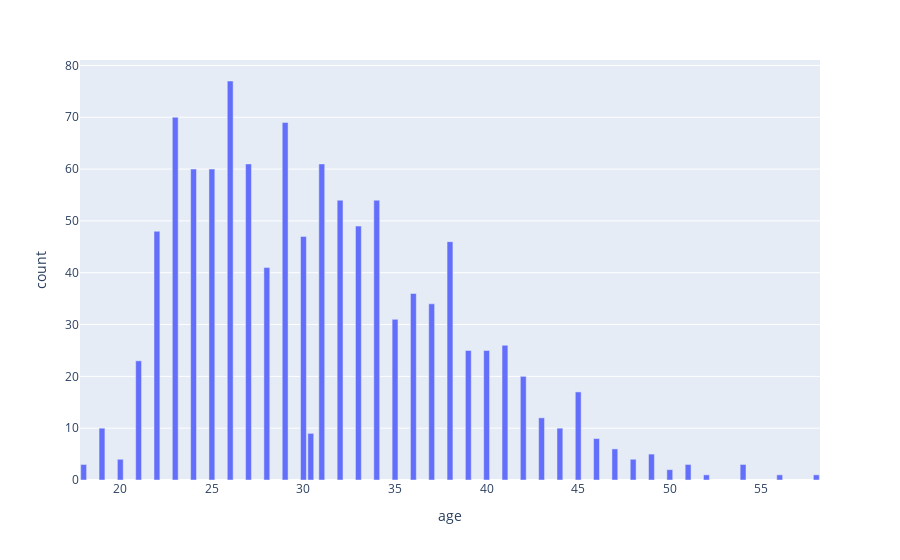

Source (notebook cell):
### Code cell
fig = px.bar(data["age"].value_counts().reset_index().rename(columns={"age": "count", "index": "age"}), x="age", y="count")
fig.show()

### Figure 1 — Plotly figure (JSON) as saved in the notebook; plotly's stock layout.template omitted (floating-point values rounded to 4 significant figures)
{"data": [{"alignmentgroup": "True", "hovertemplate": "age=%{x}<br>count=%{y}<extra></extra>", "legendgroup": "", "marker": {"color": "#636efa", "pattern": {"shape": ""}}, "name": "", "offsetgroup": "", "orientation": "v", "showlegend": false, "textposition": "auto", "type": "bar", "x": [26, 23, 29, 31, 27, 24, 25, 34, 32, 33, 22, 30, 38, 28, 36, 37, 35, 41, 40, 39, 21, 42, 45, 43, 19, 44, 30.4, 46, 47, 49, 48, 20, 18, 51, 54, 50, 52, 56, 58], "xaxis": "x", "y": [77, 70, 69, 61, 61, 60, 60, 54, 54, 49, 48, 47, 46, 41, 36, 34, 31, 26, 25, 25, 23, 20, 17, 12, 10, 10, 9, 8, 6, 5, 4, 4, 3, 3, 3, 2, 1, 1, 1], "yaxis": "y"}], "layout": {"barmode": "relative", "legend": {"tracegroupgap": 0}, "margin": {"t": 60}, "xaxis": {"anchor": "y", "domain": [0, 1], "title": {"text": "age"}}, "yaxis": {"anchor": "x", "domain": [0, 1], "title": {"text": "count"}}}}
